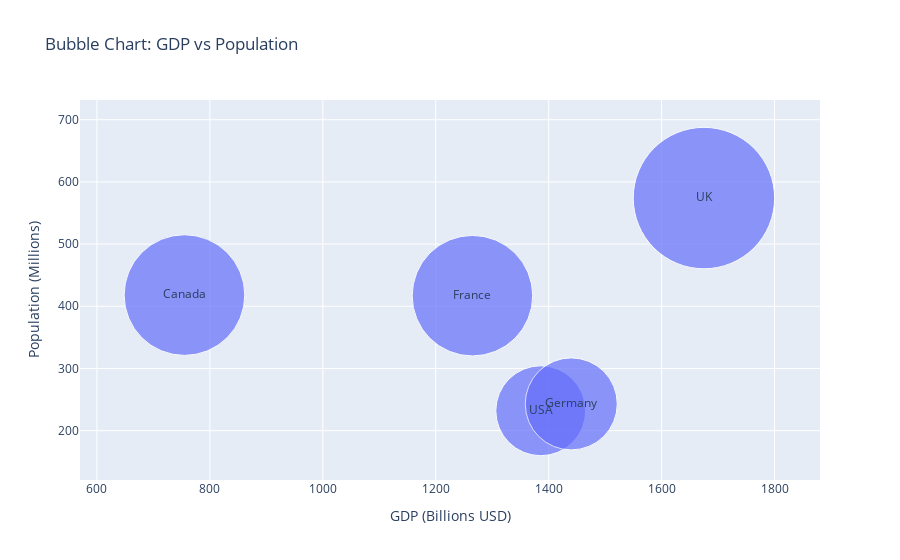

Notebook source saved alongside this figure:
### Markdown cell above
Q5. Using the given dataset, create a bubble chart to represent each country's population (y-axis), GDP (xaxis), and bubble size proportional to the population.

### Code cell
import pandas as pd
import plotly.express as px
import numpy as np

np.random.seed(25)
data = {
    'Country': ['USA', 'Canada', 'UK', 'Germany', 'France'],
    'Population': np.random.randint(100, 1000, 5), 
    'GDP': np.random.randint(500, 2000, 5)  
}

df = pd.DataFrame(data)

fig = px.scatter(df, 
                 x='GDP', 
                 y='Population', 
                 size='Population', 
                 text='Country', 
                 title="Bubble Chart: GDP vs Population",
                 labels={'GDP': 'GDP (Billions USD)', 'Population': 'Population (Millions)'},
                 size_max=100)

fig.show()

### Figure 1 — Plotly figure (JSON) as saved in the notebook; plotly's stock layout.template omitted (floating-point values rounded to 4 significant figures)
{"data": [{"hovertemplate": "GDP (Billions USD)=%{x}<br>Population (Millions)=%{marker.size}<br>Country=%{text}<extra></extra>", "legendgroup": "", "marker": {"color": "#636efa", "size": [232, 418, 574, 243, 417], "sizemode": "area", "sizeref": 0.0574, "symbol": "circle"}, "mode": "markers+text", "name": "", "orientation": "v", "showlegend": false, "text": ["USA", "Canada", "UK", "Germany", "France"], "type": "scatter", "x": [1386, 755, 1675, 1440, 1265], "xaxis": "x", "y": [232, 418, 574, 243, 417], "yaxis": "y"}], "layout": {"autosize": true, "legend": {"itemsizing": "constant", "tracegroupgap": 0}, "title": {"text": "Bubble Chart: GDP vs Population"}, "xaxis": {"anchor": "y", "autorange": true, "domain": [0, 1], "range": [575.3, 1874.0], "title": {"text": "GDP (Billions USD)"}, "type": "linear"}, "yaxis": {"anchor": "x", "autorange": true, "domain": [0, 1], "range": [-392.0, 1499.0], "title": {"text": "Population (Millions)"}, "type": "linear"}}}
